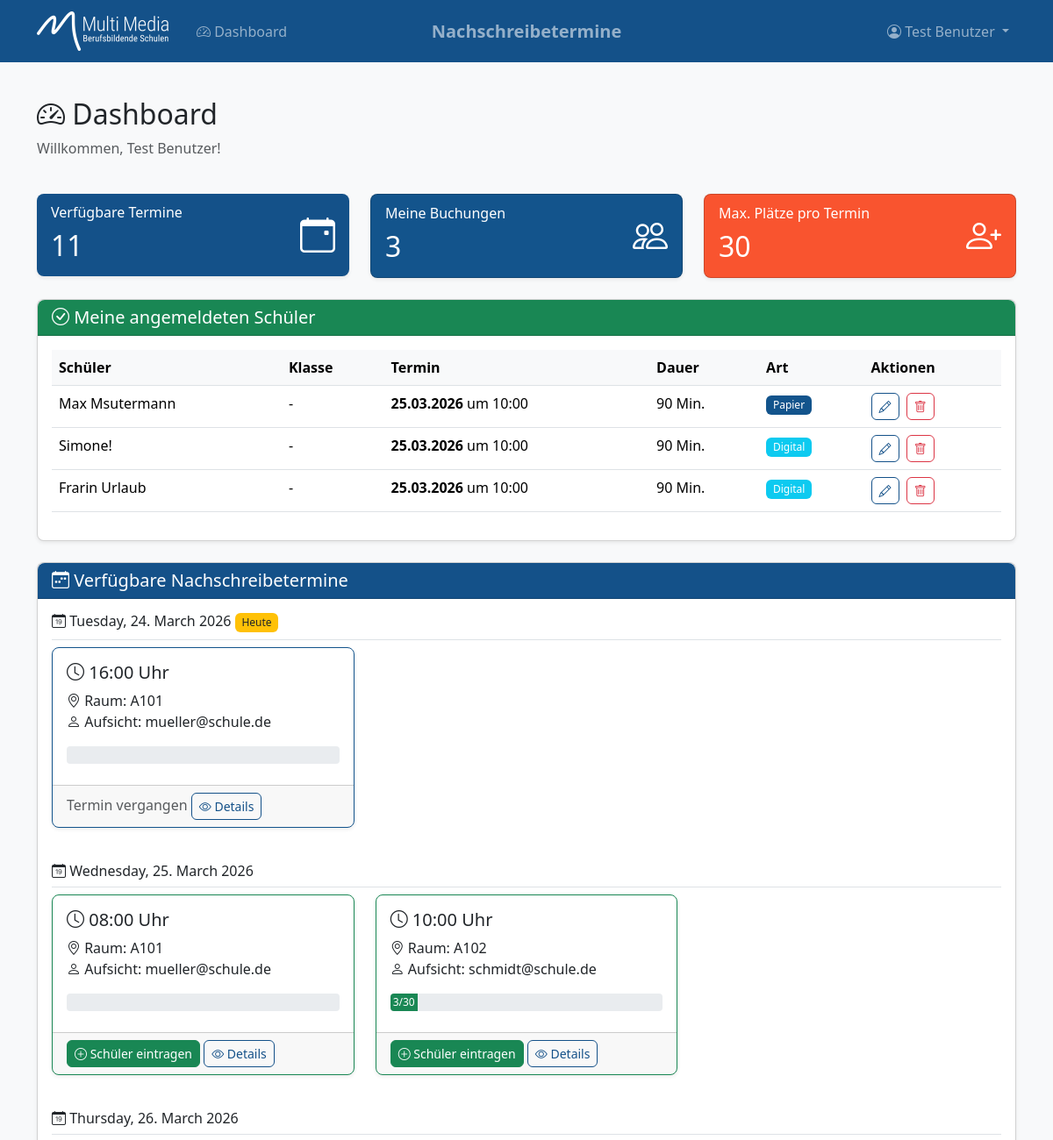
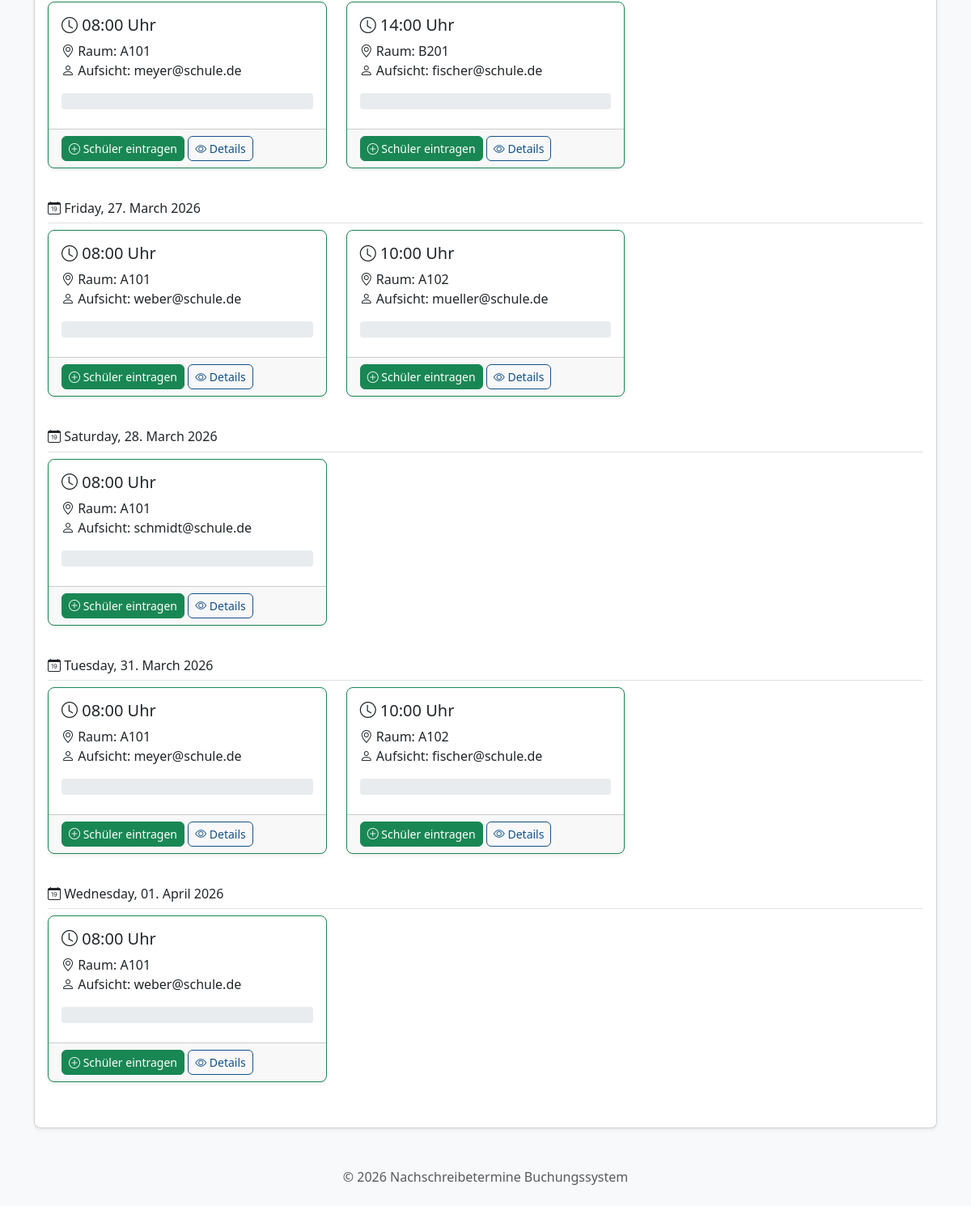
The app's page /dashboard (signed in) with its own data (2 pictures, top to bottom).
### models.py (models this page shows, shortened)
class User(UserMixin, db.Model):
    __tablename__ = 'users'
    id = db.Column(db.Integer, primary_key=True)
    email = db.Column(db.String(120), unique=True, nullable=False)
    name = db.Column(db.String(100), nullable=False)
    azure_id = db.Column(db.String(100), unique=True, nullable=True)
    password_hash = db.Column(db.String(256), nullable=True)  # Für Debug-Benutzer
    is_test_user = db.Column(db.Boolean, default=False)
    is_lehrer = db.Column(db.Boolean, default=True)
    created_at = db.Column(db.DateTime, default=datetime.utcnow)
    buchungen = db.relationship('Buchung', backref='erstellt_von', lazy='dynamic',
                                foreign_keys='Buchung.lehrer_id')

class Buchung(db.Model):
    __tablename__ = 'buchungen'
    id = db.Column(db.Integer, primary_key=True)
    termin_id = db.Column(db.Integer, db.ForeignKey('termine.id'), nullable=False)
    lehrer_id = db.Column(db.Integer, db.ForeignKey('users.id'), nullable=False)
    schueler_name = db.Column(db.String(100), nullable=False)
    klasse = db.Column(db.String(20), nullable=True)
    dauer_minuten = db.Column(db.Integer, nullable=False, default=90)
    ist_digital = db.Column(db.Boolean, default=False)
    moodle_url = db.Column(db.String(500), nullable=True)
    moodle_passwort = db.Column(db.String(100), nullable=True)
    ist_anwesend = db.Column(db.Boolean, default=False)
    anwesenheit_bestaetigt_um = db.Column(db.DateTime, nullable=True)
    created_at = db.Column(db.DateTime, default=datetime.utcnow)
    updated_at = db.Column(db.DateTime, default=datetime.utcnow, onupdate=datetime.utcnow)

class Termin(db.Model):
    __tablename__ = 'termine'
    id = db.Column(db.Integer, primary_key=True)
    datum = db.Column(db.Date, nullable=False)
    uhrzeit = db.Column(db.Time, nullable=False)
    aufsicht_email = db.Column(db.String(120), nullable=False)
    raum = db.Column(db.String(50), nullable=True)
    created_at = db.Column(db.DateTime, default=datetime.utcnow)
    buchungen = db.relationship('Buchung', backref='termin', lazy='dynamic')
    @property
    def datetime(self):
        return datetime.combine(self.datum, self.uhrzeit)
    @property
    def ist_vergangen(self):
        return self.datetime < datetime.now()
    @property
    def anzahl_buchungen(self):
        return self.buchungen.count()

### routes.py (the view)
@main_bp.route('/dashboard')
@login_required
@lehrer_required
def dashboard():
    heute = date.today()
    termine = Termin.query.filter(
        Termin.datum >= heute
    ).order_by(Termin.datum, Termin.uhrzeit).all()
    termine_gruppiert = {}
    for termin in termine:
        datum_key = termin.datum.strftime('%Y-%m-%d')
        if datum_key not in termine_gruppiert:
            termine_gruppiert[datum_key] = {
                'datum': termin.datum,
                'termine': []
            }
        termine_gruppiert[datum_key]['termine'].append(termin)
    meine_buchungen = Buchung.query.filter_by(lehrer_id=current_user.id).join(Termin).filter(
        Termin.datum >= heute
    ).order_by(Termin.datum, Termin.uhrzeit).all()
    max_plaetze = current_app.config['MAX_SCHUELER_PRO_TERMIN']
    total_termine = len(termine)
    return render_template('dashboard.html',
                         termine_gruppiert=termine_gruppiert,
                         meine_buchungen=meine_buchungen,
                         max_plaetze=max_plaetze,
                         heute=heute,
                         total_termine=total_termine)

### auth.py (called while the page is built)
@login_manager.user_loader
def load_user(user_id):
    return User.query.get(int(user_id))

def lehrer_required(f):
    @wraps(f)
    def decorated_function(*args, **kwargs):
        if not current_user.is_authenticated:
            return redirect(url_for('auth.login'))
        if current_user.is_test_user:
            return f(*args, **kwargs)
        if not current_user.is_lehrer:
            return redirect(url_for('main.unauthorized'))
        return f(*args, **kwargs)
    return decorated_function

### templates/dashboard.html (shortened to what this page needs)
{% extends "base.html" %}
{% block content %}
<div class="row mb-4">
    <div class="col">
        <h2>
            <i class="bi bi-speedometer2"></i> Dashboard
        </h2>
        <p class="text-muted">Willkommen, {{ current_user.name }}!</p>
    </div>
</div>
<div class="row mb-4">
    <div class="col-md-4">
        <div class="card bg-primary text-white">
            <div class="card-body">
                <div class="d-flex justify-content-between align-items-center">
                    <div>
                        <h6 class="card-subtitle mb-2">Verfügbare Termine</h6>
                        <h2 class="card-title mb-0">{{ total_termine }}</h2>
                    </div>
                    <i class="bi bi-calendar-event" style="font-size: 2.5rem;"></i>
                </div>
            </div>
        </div>
    </div>
    <div class="col-md-4">
        <div class="card bg-secondary text-white">
            <div class="card-body">
                <div class="d-flex justify-content-between align-items-center">
                    <div>
                        <h6 class="card-subtitle mb-2">Meine Buchungen</h6>
                        <h2 class="card-title mb-0">{{ meine_buchungen|length }}</h2>
                    </div>
                    <i class="bi bi-people" style="font-size: 2.5rem;"></i>
                </div>
            </div>
        </div>
    </div>
    <div class="col-md-4">
        <div class="card bg-accent text-white">
            <div class="card-body">
                <div class="d-flex justify-content-between align-items-center">
                    <div>
                        <h6 class="card-subtitle mb-2">Max. Plätze pro Termin</h6>
                        <h2 class="card-title mb-0">{{ max_plaetze }}</h2>
                    </div>
                    <i class="bi bi-person-plus" style="font-size: 2.5rem;"></i>
                </div>
            </div>
        </div>
    </div>
</div>
{% if meine_buchungen %}
<div class="card mb-4">
    <div class="card-header bg-success text-white">
        <h5 class="mb-0">
            <i class="bi bi-check-circle"></i> Meine angemeldeten Schüler
        </h5>
    </div>
    <div class="card-body">
        <div class="table-responsive">
            <table class="table table-hover">
                <thead>
                    <tr>
                        <th>Schüler</th>
                        <th>Klasse</th>
                        <th>Termin</th>
                        <th>Dauer</th>
                        <th>Art</th>
                        <th>Aktionen</th>
                    </tr>
                </thead>
                <tbody>
                    {% for buchung in meine_buchungen %}
                    <tr>
                        <td>{{ buchung.schueler_name }}</td>
                        <td>{{ buchung.klasse or '-' }}</td>
                        <td>
                            <strong>{{ buchung.termin.datum.strftime('%d.%m.%Y') }}</strong>
                            um {{ buchung.termin.uhrzeit.strftime('%H:%M') }}
                        </td>
                        <td>{{ buchung.dauer_minuten }} Min.</td>
                        <td>
                            {% if buchung.ist_digital %}
                                <span class="badge bg-info">Digital</span>
                            {% else %}
                                <span class="badge bg-secondary">Papier</span>
                            {% endif %}
                        </td>
                        <td>
                            <a href="{{ url_for('termine.buchung_bearbeiten', buchung_id=buchung.id) }}"
                               class="btn btn-sm btn-outline-primary me-1" title="Bearbeiten">
                                <i class="bi bi-pencil"></i>
                            </a>
                            <button type="button" class="btn btn-sm btn-outline-danger btn-delete"
                                    data-bs-toggle="modal"
                                    data-bs-target="#deleteModal"
                                    data-buchung-id="{{ buchung.id }}"
                                    data-schueler-name="{{ buchung.schueler_name }}"
                                    title="Löschen">
                                <i class="bi bi-trash"></i>
                            </button>
                        </td>
                    </tr>
                    {% endfor %}
                </tbody>
            </table>
        </div>
    </div>
</div>
{% endif %}
<div class="card">
    <div class="card-header bg-primary text-white">
        <h5 class="mb-0">
            <i class="bi bi-calendar-week"></i> Verfügbare Nachschreibetermine
        </h5>
    </div>
    <div class="card-body">
        {% if termine_gruppiert %}
            {% for datum_key, data in termine_gruppiert.items() %}
            <div class="mb-4">
                <h6 class="border-bottom pb-2">
                    <i class="bi bi-calendar-date"></i>
                    {{ data.datum.strftime('%A, %d. %B %Y') }}
                    {% if data.datum == heute %}
                        <span class="badge bg-warning text-dark">Heute</span>
                    {% endif %}
                </h6>
                <div class="row">
                    {% for termin in data.termine %}
                    <div class="col-md-6 col-lg-4 mb-3">
                        <div class="card h-100 {% if termin.ist_vergangen %}border-secondary{% elif termin.anzahl_buchungen >= max_plaetze %}border-danger{% else %}border-success{% endif %}">
                            <div class="card-body">
                                <h5 class="card-title">
                                    <i class="bi bi-clock"></i> {{ termin.uhrzeit.strftime('%H:%M') }} Uhr
                                </h5>
                                <p class="card-text">
                                    <i class="bi bi-geo-alt"></i> Raum: {{ termin.raum or 'N/A' }}<br>
                                    <i class="bi bi-person"></i> Aufsicht: {{ termin.aufsicht_email }}
                                </p>
                                {% set prozent = (termin.anzahl_buchungen / max_plaetze * 100)|int %}
                                <div class="progress mb-2" style="height: 20px;">
                                    <div class="progress-bar
                                        {% if prozent >= 100 %}bg-danger{% elif prozent >= 70 %}bg-warning{% else %}bg-success{% endif %}"
                                        role="progressbar"
                                        style="width: {{ prozent }}%"
                                        aria-valuenow="{{ termin.anzahl_buchungen }}"
                                        aria-valuemin="0"
                                        aria-valuemax="{{ max_plaetze }}">
                                        {{ termin.anzahl_buchungen }}/{{ max_plaetze }}
                                    </div>
                                </div>
                            </div>
                            <div class="card-footer">
                                {% if termin.ist_vergangen %}
                                    <span class="text-muted">Termin vergangen</span>
                                {% elif termin.anzahl_buchungen >= max_plaetze %}
                                    <span class="text-danger">Ausgebucht</span>
                                {% else %}
                                    <a href="{{ url_for('termine.buchen', termin_id=termin.id) }}"
                                       class="btn btn-success btn-sm">
                                        <i class="bi bi-plus-circle"></i> Schüler eintragen
                                    </a>
                                {% endif %}
                                <a href="{{ url_for('termine.detail', termin_id=termin.id) }}"
                                   class="btn btn-outline-primary btn-sm">
                                    <i class="bi bi-eye"></i> Details
                                </a>
                            </div>
                        </div>
                    </div>
                    {% endfor %}
                </div>
            </div>
            {% endfor %}
        {% else %}
            <div class="text-center py-5 text-muted">
                <i class="bi bi-calendar-x" style="font-size: 3rem;"></i>
                <p class="mt-3">Keine anstehenden Nachschreibetermine verfügbar.</p>
            </div>
        {% endif %}
    </div>
</div>
{% endblock %}

### templates/base.html (shortened to what this page needs)
<!DOCTYPE html>
<html lang="de">
<head>
    <link href="https://cdn.jsdelivr.net/npm/bootstrap@5.3.2/dist/css/bootstrap.min.css" rel="stylesheet">
    <link rel="stylesheet" href="https://cdn.jsdelivr.net/npm/bootstrap-icons@1.11.1/font/bootstrap-icons.css">
    <link rel="stylesheet" href="{{ url_for('static', filename='css/style.css') }}">
</head>
<body>
    <nav class="navbar navbar-expand-lg navbar-dark bg-primary">
        <div class="container">
            <a class="navbar-brand d-flex align-items-center" href="{{ url_for('main.index') }}">
                <img src="{{ url_for('static', filename='img/logo_weiss.png') }}" alt="Logo" height="45" class="me-2">
            </a>
            <span class="navbar-text position-absolute start-50 translate-middle-x fw-bold fs-5">Nachschreibetermine</span>
            <div class="collapse navbar-collapse" id="navbarNav">
                {% if current_user.is_authenticated %}
                <ul class="navbar-nav me-auto">
                    <li class="nav-item">
                        <a class="nav-link" href="{{ url_for('main.dashboard') }}">
                            <i class="bi bi-speedometer2"></i> Dashboard
                        </a>
                    </li>
                </ul>
                <ul class="navbar-nav">
                    <li class="nav-item dropdown">
                        <a class="nav-link dropdown-toggle" href="#" id="navbarDropdown" role="button"
                           data-bs-toggle="dropdown" aria-expanded="false">
                            <i class="bi bi-person-circle"></i> {{ current_user.name }}
                        </a>
                    </li>
                </ul>
                {% endif %}
            </div>
        </div>
    </nav>
    <main class="container py-4">
        {% block content %}{% endblock %}
    </main>
    <footer class="bg-light py-4 mt-auto">
        <div class="container text-center text-muted">
            <p class="mb-0">&copy; {{ now().year if now is defined else '2026' }} Nachschreibetermine Buchungssystem</p>
        </div>
    </footer>
</body>
</html>

### static/css/style.css (style rules this page uses)
:root { --bs-primary: #145189; --bs-primary-rgb: 20, 81, 137; --bs-secondary: #13548C; --bs-secondary-rgb: 19, 84, 140; --bs-accent: #F9542F; --bs-accent-rgb: 249, 84, 47; --bs-link-color: #145189; --bs-link-hover-color: #0e3a61; }
body { min-height: 100vh; display: flex; flex-direction: column; background-color: #f8f9fa; }
main { flex: 1; }
a { color: var(--bs-primary); }
.navbar { background-color: var(--bs-primary) !important; }
.navbar-brand { font-weight: 600; }
.btn-outline-primary { color: var(--bs-primary); border-color: var(--bs-primary); }
.bg-primary { background-color: var(--bs-primary) !important; }
.bg-secondary { background-color: var(--bs-secondary) !important; }
.bg-accent { background-color: var(--bs-accent) !important; }
.card { border-radius: 0.5rem; box-shadow: 0 0.125rem 0.25rem rgba(0, 0, 0, 0.075); }
.card-header { border-radius: 0.5rem 0.5rem 0 0 !important; }
.card.bg-primary, .card.bg-success, .card.bg-info { border: none; }
.card.h-100 { transition: transform 0.2s, box-shadow 0.2s; }
.progress { border-radius: 0.25rem; }
.progress-bar { transition: width 0.3s ease; }
.table th { border-top: none; background-color: #f8f9fa; }
.btn { border-radius: 0.375rem; }
footer { margin-top: auto; }
.badge { font-weight: 500; padding: 0.4em 0.65em; }

### records on screen
User: name "Test Benutzer"
Buchung: schueler_name "Max Msutermann", klasse "-", termin.datum "25.03.2026", termin.uhrzeit "10:00", dauer_minuten "90", ist_digital "Papier"
Buchung: schueler_name "Simone!", klasse "-", termin.datum "25.03.2026", termin.uhrzeit "10:00", dauer_minuten "90", ist_digital "Digital"
Buchung: schueler_name "Frarin Urlaub", klasse "-", termin.datum "25.03.2026", termin.uhrzeit "10:00", dauer_minuten "90", ist_digital "Digital"
Termin: datum "Tuesday, 24. March 2026", uhrzeit "16:00", raum "A101", aufsicht_email "mueller@schule.de", shows "Termin vergangen"
Termin: datum "Wednesday, 25. March 2026", uhrzeit "08:00", raum "A101", aufsicht_email "mueller@schule.de"
Termin: uhrzeit "10:00", raum "A102", aufsicht_email "schmidt@schule.de", {{ prozent }} 10 (drawn), anzahl_buchungen "3", max_plaetze "30"
Termin: datum "Thursday, 26. March 2026", uhrzeit "08:00", raum "A101", aufsicht_email "meyer@schule.de"
Termin: uhrzeit "14:00", raum "B201", aufsicht_email "fischer@schule.de"
Termin: datum "Friday, 27. March 2026", uhrzeit "08:00", raum "A101", aufsicht_email "weber@schule.de"
Termin: uhrzeit "10:00", raum "A102", aufsicht_email "mueller@schule.de"
Termin: datum "Saturday, 28. March 2026", uhrzeit "08:00", raum "A101", aufsicht_email "schmidt@schule.de"
Termin: datum "Tuesday, 31. March 2026", uhrzeit "08:00", raum "A101", aufsicht_email "meyer@schule.de"
Termin: uhrzeit "10:00", raum "A102", aufsicht_email "fischer@schule.de"
Termin: datum "Wednesday, 01. April 2026", uhrzeit "08:00", raum "A101", aufsicht_email "weber@schule.de"

### other values on screen
{{ total_termine }} "11"
{{ meine_buchungen|length }} "3"
{{ max_plaetze }} "30"
